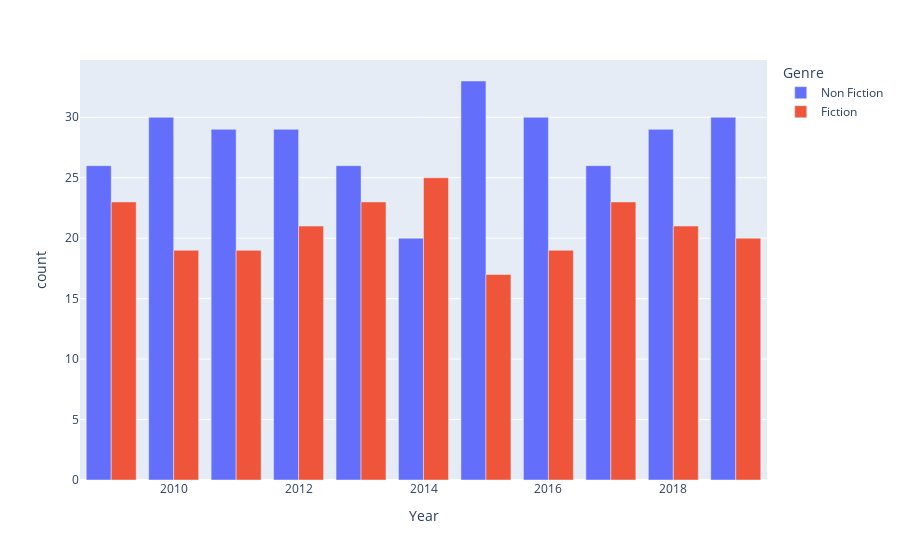

The notebook cell this image was saved under:
### Code cell
genre = df.groupby('Year', as_index=False)['Genre'].value_counts().sort_values(by='Year')

fig = px.bar(
    genre,            
    x='Year',                
    y='count',               
    color='Genre',           
    barmode='group'          
)


fig.show()

### Figure 1 — Plotly figure (JSON) as saved in the notebook; plotly's stock layout.template omitted (floating-point values rounded to 4 significant figures)
{"data": [{"alignmentgroup": "True", "hovertemplate": "Genre=Non Fiction<br>Year=%{x}<br>count=%{y}<extra></extra>", "legendgroup": "Non Fiction", "marker": {"color": "#636efa", "pattern": {"shape": ""}}, "name": "Non Fiction", "offsetgroup": "Non Fiction", "orientation": "v", "showlegend": true, "textposition": "auto", "type": "bar", "x": [2009, 2010, 2011, 2012, 2013, 2014, 2015, 2016, 2017, 2018, 2019], "xaxis": "x", "y": [26, 30, 29, 29, 26, 20, 33, 30, 26, 29, 30], "yaxis": "y"}, {"alignmentgroup": "True", "hovertemplate": "Genre=Fiction<br>Year=%{x}<br>count=%{y}<extra></extra>", "legendgroup": "Fiction", "marker": {"color": "#EF553B", "pattern": {"shape": ""}}, "name": "Fiction", "offsetgroup": "Fiction", "orientation": "v", "showlegend": true, "textposition": "auto", "type": "bar", "x": [2009, 2010, 2011, 2012, 2013, 2014, 2015, 2016, 2017, 2018, 2019], "xaxis": "x", "y": [23, 19, 19, 21, 23, 25, 17, 19, 23, 21, 20], "yaxis": "y"}], "layout": {"barmode": "group", "legend": {"title": {"text": "Genre"}, "tracegroupgap": 0}, "margin": {"t": 60}, "xaxis": {"anchor": "y", "domain": [0, 1], "title": {"text": "Year"}}, "yaxis": {"anchor": "x", "domain": [0, 1], "title": {"text": "count"}}}}
